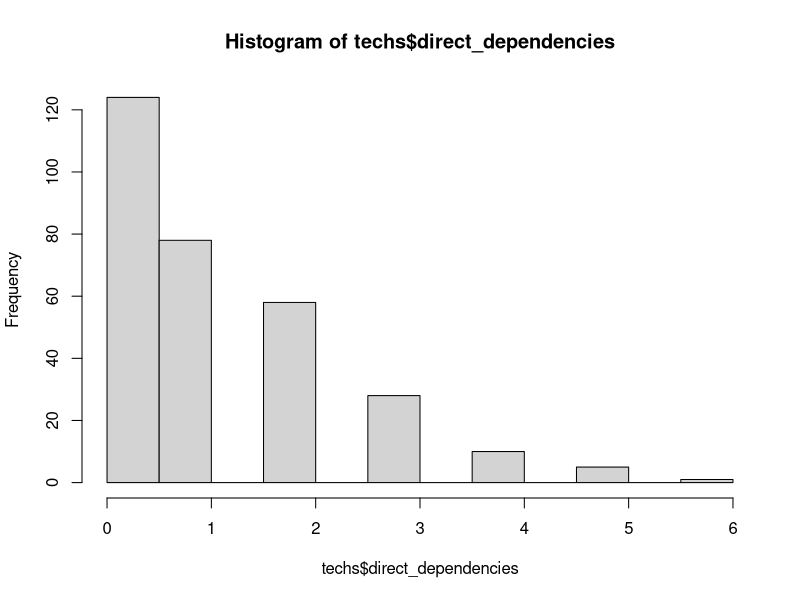
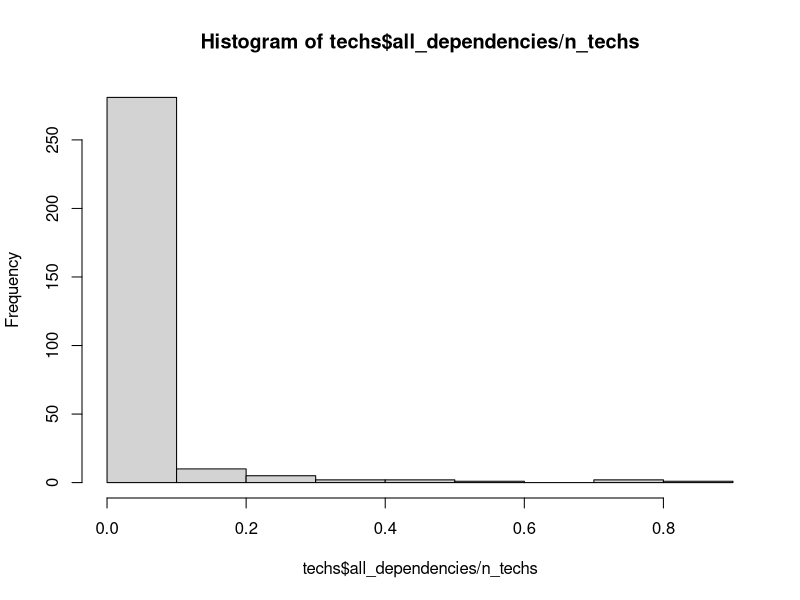
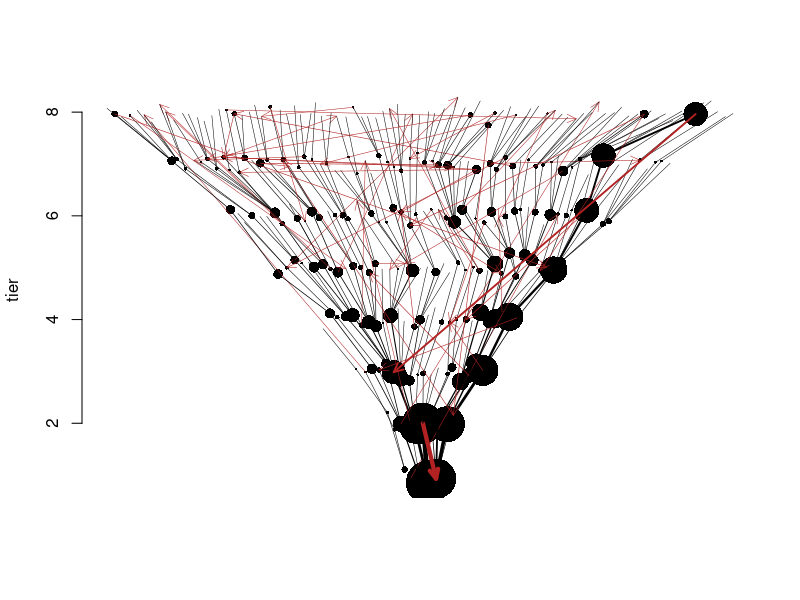

Recreate these plots in R, in order.
### editable  parameters for tree
starting_techs <- 5 # number of techs in tier 1
max_tier <- 8 # number to tiers in tree
tree_growth_rate <- 2 # rate at with tiers get wider
p_extra_dependency <- 0.0005 # probability a given extra dependency is realized
max_tier_gap_for_dependencies <- 99 # how many tiers extra dependencies can cross
p_keystone_tech <- 0.0 # probability a tech is a keystone tech
keystone_multiplier <- 200 # how much more likely keystone techs are to have extra dependencies




### non editable helper values
# function to generate number of techs in each tier
num_techs_per_tier <- function(tier) {
  if (tree_growth_rate < 0.01) { return(starting_techs) }
  return(round((tier + (starting_techs)^(1/tree_growth_rate) - 1)^tree_growth_rate))
}

### construct the tree
# initialize data frame
techs <- data.frame(
  id   = integer(), # unique ID for each tech
  tier = integer(), # what tier its in
  xpos = numeric(), # xcor for plotting
  ypos = numeric()  # ycor for plotting
)

# create techs
for (t in 1:max_tier) {
  n_techs_tier <- num_techs_per_tier(t)
  ids <- c((nrow(techs)+1):(nrow(techs)+n_techs_tier))
  new_rows <- data.frame(
    id = ids,
    tier = rep(t, n_techs_tier),
    xpos = ids - mean(ids),
    ypos = rep(t, n_techs_tier)
  )
  techs <- rbind(techs, new_rows)
}

# total number of techs in tree
n_techs <- nrow(techs)
# ids of keystone techs
keystone_techs <- sample(c(1:n_techs), round(p_keystone_tech * n_techs))

# initialize dependencies:
# "dependencies" is a n-by-n matrix that scores the relationship between every pair of techs
dependencies <- matrix(0, nrow=n_techs, ncol=n_techs)

# dependency code:
# 0 = none
# 1 = basic from-to
# -1 = basic to-from
# 2 = extra to-from
# -2 = extra from-to
# 3 = indirect to-from
# -3 = indirect from-to

# add basic dependencies
# each tech has one basic dependecy from a random chosen tech in the prior tier
for (i in 1:n_techs) {
  tech <- techs[i,]
  if (tech$tier > 1) {
    possible_parents <- techs$id[techs$tier == (tech$tier - 1)]
    parent <- possible_parents[sample.int(length(possible_parents), 1)]
    dependencies[parent, tech$id] <- 1
    dependencies[tech$id, parent] <- -1
  }
}

# identify indirect dependencies
# e.g. A -> B and B -> C, implies A -> C
for (to in 1:n_techs) {
  if (techs$tier[techs$id == to] > 1) {
    for (from in 1:(i-1)) {
      if (dependencies[from, to] > 0) {
        earlier_techs <- c(1:n_techs)[dependencies[,from] > 0]
        for (et in earlier_techs) {
          if (dependencies[et, to] == 0) {
            dependencies[et,to] <- 3
          }
          if (dependencies[to, et] == 0) {
            dependencies[to,et] <- -3
          }
        }
      }
    }
  }
}

# horizontally reorder techs to make tree nicer looking
for (i in 2:max_tier) {  # go through all tiers, starting with tier 3
  this_tier_ids <- techs[techs$tier == i,]$id  # first get the ids of the techs in this tier
  parents <- parent_xpos <- vector()
  for (t in this_tier_ids) {
    parent <- techs[techs$id == match(1, dependencies[,t])[1],]
    parents <- c(parents, parent$id)  # then get the techs from the prior tier these techs depend on
    parent_xpos <- c(parent_xpos, parent$xpos)  # and get their xpos' too
  }
  ord <- order(parent_xpos, this_tier_ids)  # get order of parents' xposs, breaking by offspring id
  ordered_ids <- this_tier_ids[ord]   # order the ids according to this
  techs$xpos[match(ordered_ids, techs$id)] <- seq_along(ordered_ids) - mean(seq_along(ordered_ids))  # insert into db
}

# add some extra dependencies
# these can occur between any possible techs
# as long as they don't already have a dependency of any kind
# and as long as they are not too many tiers apart
pairs <- expand.grid(
  from = 1:n_techs,
  to   = 1:n_techs
)
pairs$parent_tier <- techs$tier[match(pairs$from, techs$id)]
pairs$child_tier  <- techs$tier[match(pairs$to, techs$id)]
pairs$tier_delta <- abs(pairs$parent_tier - pairs$child_tier)
pairs <- pairs[sample(nrow(pairs)), ]

for (i in 1:nrow(pairs)) {
  pair <- pairs[i,]
  parent <- pair$from
  child <- pair$to
  tier_delta <- pair$tier_delta
  
  
  if ((parent != child) & (dependencies[parent, child] == 0) & (tier_delta <= max_tier_gap_for_dependencies)) {
    p_link <- p_extra_dependency
    if (parent %in% keystone_techs) { p_link <- p_link * keystone_multiplier }
    if (runif(1,0,1) < p_link) {
      dependencies[parent, child] <- 2
      dependencies[child, parent] <- -2
      
      ancestors <- which(dependencies[parent, ] < 0)
      descendants <- which(dependencies[child, ] > 0)
      
      for (ancestor in ancestors) {
        for (descendant in descendants) {
          if (dependencies[ancestor, descendant] == 0) {
            dependencies[ancestor, descendant] <- 3
            dependencies[descendant, ancestor] <- -3
          }
        }
      }
      
      for (descendant in descendants) {
        if (dependencies[parent, descendant] %in% c(0,2)) {
          dependencies[parent, descendant] <- 3
          dependencies[descendant, parent] <- -3
        }
      }
      
      for (ancestor in ancestors) {
        if (dependencies[ancestor, child] %in% c(0, 2)) {
          dependencies[ancestor, child] <- 3
          dependencies[child, ancestor] <- -3
        }
      }
    }
  }
}

# calculate total number of dependencies
techs$direct_dependencies <- rowSums((dependencies > 0) * (dependencies < 3))
techs$all_dependencies <- rowSums(dependencies > 0)

# add some jitter
techs$xpos <- techs$xpos + rnorm(n_techs, 0, 0.1)
techs$ypos <- techs$ypos + rnorm(n_techs, 0, 0.1)

# plot tree
hist(techs$direct_dependencies)
hist(techs$all_dependencies/n_techs)

#dot_sizes <- (((techs$all_dependencies/n_techs)^0.5)) * 50 / max_tier
dot_sizes <- (techs$all_dependencies/n_techs)^0.5*50 / max_tier
plot(techs$ypos~techs$xpos, bty="n", xlab="", xaxt="n", ylab="tier", pch=16, cex=dot_sizes)
points(techs$ypos[keystone_techs]~techs$xpos[keystone_techs], pch=16, cex=dot_sizes[keystone_techs], col="purple")
if (max_tier < 8) {
  for (i in 1:nrow(techs)) {
    text(techs$xpos[i], techs$ypos[i], techs$id[i], pos=1, offset=dot_sizes[i]*0.2 + 1/max_tier)
  }
}
for (i in 1:n_techs) {
  for (j in 1:n_techs) {
    if (dependencies[i,j] == 1) {
      from <- techs[techs$id == i,]
      to <- techs[techs$id == j,]
      lines(c(from$ypos, to$ypos)~c(from$xpos, to$xpos), lwd=(to$all_dependencies/n_techs * 5 + 0.5))
    }
    if (dependencies[i,j] == 2) {
      from <- techs[techs$id == i,]
      to <- techs[techs$id == j,]
      arrows(from$xpos, from$ypos,
             to$xpos, to$ypos,
             length = 0.1,
             col="firebrick",
             angle = 25,
             code=2,
             lwd=(to$all_dependencies/n_techs * 5 + 0.5))
    }
  }
}
